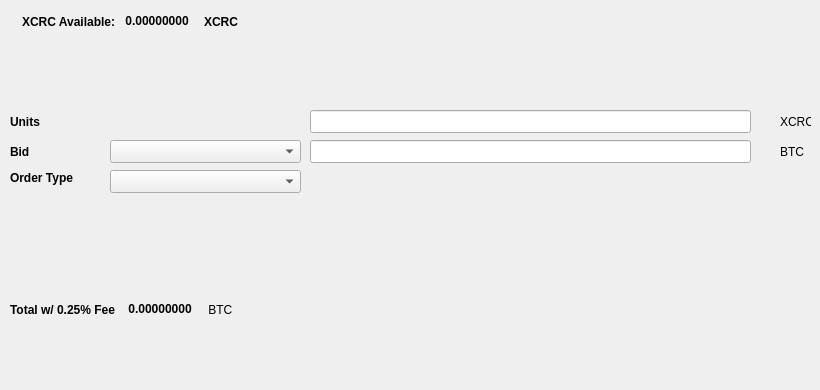
   <widget class="QWidget" name="SellTab">
    <attribute name="title">
     <string>Sell</string>
    </attribute>
    <widget class="QLabel" name="label_16">
     <property name="geometry">
      <rect>
       <x>780</x>
       <y>140</y>
       <width>31</width>
       <height>23</height>
      </rect>
     </property>
     <property name="text">
      <string>BTC</string>
     </property>
    </widget>
    <widget class="QComboBox" name="SellBidcomboBox">
     <property name="geometry">
      <rect>
       <x>110</x>
       <y>140</y>
       <width>191</width>
       <height>23</height>
      </rect>
     </property>
     <property name="font">
      <font>
       <pointsize>10</pointsize>
      </font>
     </property>
    </widget>
    <widget class="QLabel" name="label_18">
     <property name="geometry">
      <rect>
       <x>10</x>
       <y>110</y>
       <width>46</width>
       <height>23</height>
      </rect>
     </property>
     <property name="font">
      <font>
       <weight>75</weight>
       <bold>true</bold>
      </font>
     </property>
     <property name="text">
      <string>Units</string>
     </property>
    </widget>
    <widget class="QtMaterialFlatButton" name="Sell_Max_Amount" native="true">
     <property name="geometry">
      <rect>
       <x>110</x>
       <y>110</y>
       <width>191</width>
       <height>23</height>
      </rect>
     </property>
     <property name="font">
      <font>
       <pointsize>10</pointsize>
      </font>
     </property>
     <property name="text" stdset="0">
      <string>Max</string>
     </property>
    </widget>
    <widget class="QLabel" name="label_20">
     <property name="geometry">
      <rect>
       <x>10</x>
       <y>170</y>
       <width>91</width>
       <height>16</height>
      </rect>
     </property>
     <property name="font">
      <font>
       <weight>75</weight>
       <bold>true</bold>
      </font>
     </property>
     <property name="text">
      <string>Order Type</string>
     </property>
    </widget>
    <widget class="QComboBox" name="SellOrdertypeCombo">
     <property name="geometry">
      <rect>
       <x>110</x>
       <y>170</y>
       <width>191</width>
       <height>23</height>
      </rect>
     </property>
     <property name="font">
      <font>
       <pointsize>10</pointsize>
      </font>
     </property>
    </widget>
    <widget class="QLabel" name="label_21">
     <property name="geometry">
      <rect>
       <x>10</x>
       <y>140</y>
       <width>46</width>
       <height>23</height>
      </rect>
     </property>
     <property name="font">
      <font>
       <weight>75</weight>
       <bold>true</bold>
      </font>
     </property>
     <property name="text">
      <string>Bid</string>
     </property>
    </widget>
    <widget class="QLabel" name="label_22">
     <property name="geometry">
      <rect>
       <x>780</x>
       <y>110</y>
       <width>31</width>
       <height>23</height>
      </rect>
     </property>
     <property name="text">
      <string>XCRC</string>
     </property>
    </widget>
    <widget class="QLineEdit" name="UnitsInputXCRC">
     <property name="geometry">
      <rect>
       <x>310</x>
       <y>110</y>
       <width>441</width>
       <height>23</height>
      </rect>
     </property>
     <property name="font">
      <font>
       <pointsize>9</pointsize>
       <weight>75</weight>
       <bold>true</bold>
      </font>
     </property>
    </widget>
    <widget class="QLineEdit" name="SellBidPriceEdit">
     <property name="geometry">
      <rect>
       <x>310</x>
       <y>140</y>
       <width>441</width>
       <height>23</height>
      </rect>
     </property>
     <property name="font">
      <font>
       <pointsize>9</pointsize>
       <weight>75</weight>
       <bold>true</bold>
      </font>
     </property>
    </widget>
    <widget class="QtMaterialFlatButton" name="SellXCRCBTN" native="true">
     <property name="geometry">
      <rect>
       <x>30</x>
       <y>330</y>
       <width>131</width>
       <height>23</height>
      </rect>
     </property>
     <property name="text" stdset="0">
      <string>Sell XCRC</string>
     </property>
     <property name="icon" stdset="0">
      <iconset resource="../cryptocrowd.qrc">
       <normaloff>:/icons/bitcoin</normaloff>:/icons/bitcoin</iconset>
     </property>
    </widget>
    <widget class="QWidget" name="layoutWidget3">
     <property name="geometry">
      <rect>
       <x>22</x>
       <y>12</y>
       <width>258</width>
       <height>19</height>
      </rect>
     </property>
     <layout class="QHBoxLayout" name="horizontalLayout">
      <item>
       <widget class="QLabel" name="label232_2">
        <property name="font">
         <font>
          <weight>75</weight>
          <bold>true</bold>
         </font>
        </property>
        <property name="text">
         <string>XCRC Available:</string>
        </property>
       </widget>
      </item>
      <item>
       <widget class="QLabel" name="XCRCAvailableLabel">
        <property name="palette">
         <palette>
          <active>
           <colorrole role="WindowText">
            <brush brushstyle="SolidPattern">
             <color alpha="255">
              <red>0</red>
              <green>0</green>
              <blue>0</blue>
             </color>
            </brush>
           </colorrole>
           <colorrole role="Button">
            <brush brushstyle="SolidPattern">
             <color alpha="255">
              <red>0</red>
              <green>170</green>
              <blue>0</blue>
             </color>
            </brush>
           </colorrole>
           <colorrole role="Light">
            <brush brushstyle="SolidPattern">
             <color alpha="255">
              <red>0</red>
              <green>255</green>
              <blue>0</blue>
             </color>
            </brush>
           </colorrole>
           <colorrole role="Midlight">
            <brush brushstyle="SolidPattern">
             <color alpha="255">
              <red>0</red>
              <green>212</green>
              <blue>0</blue>
             </color>
            </brush>
           </colorrole>
           <colorrole role="Dark">
            <brush brushstyle="SolidPattern">
             <color alpha="255">
              <red>0</red>
              <green>85</green>
              <blue>0</blue>
             </color>
            </brush>
           </colorrole>
           <colorrole role="Mid">
            <brush brushstyle="SolidPattern">
             <color alpha="255">
              <red>0</red>
              <green>113</green>
              <blue>0</blue>
             </color>
            </brush>
           </colorrole>
           <colorrole role="Text">
            <brush brushstyle="SolidPattern">
             <color alpha="255">
              <red>0</red>
              <green>170</green>
              <blue>0</blue>
             </color>
            </brush>
           </colorrole>
           <colorrole role="BrightText">
            <brush brushstyle="SolidPattern">
             <color alpha="255">
              <red>255</red>
              <green>255</green>
              <blue>255</blue>
             </color>
            </brush>
           </colorrole>
           <colorrole role="ButtonText">
            <brush brushstyle="SolidPattern">
             <color alpha="255">
              <red>0</red>
              <green>0</green>
              <blue>0</blue>
             </color>
            </brush>
           </colorrole>
           <colorrole role="Base">
            <brush brushstyle="SolidPattern">
             <color alpha="255">
              <red>255</red>
              <green>255</green>
              <blue>255</blue>
             </color>
            </brush>
           </colorrole>
           <colorrole role="Window">
            <brush brushstyle="SolidPattern">
             <color alpha="255">
              <red>0</red>
              <green>170</green>
              <blue>0</blue>
             </color>
            </brush>
           </colorrole>
           <colorrole role="Shadow">
            <brush brushstyle="SolidPattern">
             <color alpha="255">
              <red>0</red>
              <green>0</green>
              <blue>0</blue>
             </color>
            </brush>
           </colorrole>
           <colorrole role="AlternateBase">
            <brush brushstyle="SolidPattern">
             <color alpha="255">
              <red>127</red>
              <green>212</green>
              <blue>127</blue>
             </color>
            </brush>
           </colorrole>
           <colorrole role="ToolTipBase">
            <brush brushstyle="SolidPattern">
             <color alpha="255">
              <red>255</red>
              <green>255</green>
              <blue>220</blue>
             </color>
            </brush>
           </colorrole>
           <colorrole role="ToolTipText">
            <brush brushstyle="SolidPattern">
             <color alpha="255">
              <red>0</red>
              <green>0</green>
              <blue>0</blue>
             </color>
            </brush>
           </colorrole>
          </active>
          <inactive>
           <colorrole role="WindowText">
            <brush brushstyle="SolidPattern">
             <color alpha="255">
              <red>0</red>
              <green>0</green>
              <blue>0</blue>
             </color>
            </brush>
           </colorrole>
           <colorrole role="Button">
            <brush brushstyle="SolidPattern">
             <color alpha="255">
              <red>0</red>
              <green>170</green>
              <blue>0</blue>
             </color>
            </brush>
           </colorrole>
           <colorrole role="Light">
            <brush brushstyle="SolidPattern">
             <color alpha="255">
              <red>0</red>
              <green>255</green>
              <blue>0</blue>
             </color>
            </brush>
           </colorrole>
           <colorrole role="Midlight">
            <brush brushstyle="SolidPattern">
             <color alpha="255">
              <red>0</red>
              <green>212</green>
              <blue>0</blue>
             </color>
            </brush>
           </colorrole>
           <colorrole role="Dark">
            <brush brushstyle="SolidPattern">
             <color alpha="255">
              <red>0</red>
              <green>85</green>
              <blue>0</blue>
             </color>
            </brush>
           </colorrole>
           <colorrole role="Mid">
            <brush brushstyle="SolidPattern">
             <color alpha="255">
              <red>0</red>
              <green>113</green>
              <blue>0</blue>
             </color>
            </brush>
           </colorrole>
           <colorrole role="Text">
            <brush brushstyle="SolidPattern">
             <color alpha="255">
              <red>0</red>
              <green>170</green>
              <blue>0</blue>
             </color>
            </brush>
           </colorrole>
           <colorrole role="BrightText">
            <brush brushstyle="SolidPattern">
             <color alpha="255">
              <red>255</red>
              <green>255</green>
              <blue>255</blue>
             </color>
            </brush>
           </colorrole>
           <colorrole role="ButtonText">
            <brush brushstyle="SolidPattern">
             <color alpha="255">
              <red>0</red>
              <green>0</green>
              <blue>0</blue>
             </color>
            </brush>
           </colorrole>
           <colorrole role="Base">
            <brush brushstyle="SolidPattern">
             <color alpha="255">
              <red>255</red>
              <green>255</green>
              <blue>255</blue>
             </color>
            </brush>
           </colorrole>
           <colorrole role="Window">
            <brush brushstyle="SolidPattern">
             <color alpha="255">
              <red>0</red>
              <green>170</green>
              <blue>0</blue>
             </color>
            </brush>
           </colorrole>
           <colorrole role="Shadow">
            <brush brushstyle="SolidPattern">
             <color alpha="255">
              <red>0</red>
              <green>0</green>
              <blue>0</blue>
             </color>
            </brush>
           </colorrole>
           <colorrole role="AlternateBase">
            <brush brushstyle="SolidPattern">
             <color alpha="255">
              <red>127</red>
              <green>212</green>
              <blue>127</blue>
             </color>
            </brush>
           </colorrole>
           <colorrole role="ToolTipBase">
            <brush brushstyle="SolidPattern">
             <color alpha="255">
              <red>255</red>
              <green>255</green>
              <blue>220</blue>
             </color>
            </brush>
           </colorrole>
           <colorrole role="ToolTipText">
            <brush brushstyle="SolidPattern">
             <color alpha="255">
              <red>0</red>
              <green>0</green>
              <blue>0</blue>
             </color>
            </brush>
           </colorrole>
          </inactive>
          <disabled>
           <colorrole role="WindowText">
            <brush brushstyle="SolidPattern">
             <color alpha="255">
              <red>0</red>
              <green>85</green>
              <blue>0</blue>
             </color>
            </brush>
           </colorrole>
           <colorrole role="Button">
            <brush brushstyle="SolidPattern">
             <color alpha="255">
              <red>0</red>
              <green>170</green>
              <blue>0</blue>
             </color>
            </brush>
           </colorrole>
           <colorrole role="Light">
            <brush brushstyle="SolidPattern">
             <color alpha="255">
              <red>0</red>
              <green>255</green>
              <blue>0</blue>
             </color>
            </brush>
           </colorrole>
           <colorrole role="Midlight">
            <brush brushstyle="SolidPattern">
             <color alpha="255">
              <red>0</red>
              <green>212</green>
              <blue>0</blue>
             </color>
            </brush>
           </colorrole>
           <colorrole role="Dark">
            <brush brushstyle="SolidPattern">
             <color alpha="255">
              <red>0</red>
              <green>85</green>
              <blue>0</blue>
             </color>
            </brush>
           </colorrole>
           <colorrole role="Mid">
            <brush brushstyle="SolidPattern">
             <color alpha="255">
              <red>0</red>
              <green>113</green>
              <blue>0</blue>
             </color>
            </brush>
           </colorrole>
           <colorrole role="Text">
            <brush brushstyle="SolidPattern">
             <color alpha="255">
              <red>0</red>
              <green>85</green>
              <blue>0</blue>
             </color>
            </brush>
           </colorrole>
           <colorrole role="BrightText">
            <brush brushstyle="SolidPattern">
             <color alpha="255">
              <red>255</red>
              <green>255</green>
              <blue>255</blue>
             </color>
            </brush>
           </colorrole>
           <colorrole role="ButtonText">
            <brush brushstyle="SolidPattern">
             <color alpha="255">
              <red>0</red>
              <green>85</green>
              <blue>0</blue>
             </color>
            </brush>
           </colorrole>
           <colorrole role="Base">
            <brush brushstyle="SolidPattern">
             <color alpha="255">
              <red>0</red>
              <green>170</green>
              <blue>0</blue>
             </color>
            </brush>
           </colorrole>
           <colorrole role="Window">
            <brush brushstyle="SolidPattern">
             <color alpha="255">
              <red>0</red>
              <green>170</green>
              <blue>0</blue>
             </color>
            </brush>
           </colorrole>
           <colorrole role="Shadow">
            <brush brushstyle="SolidPattern">
             <color alpha="255">
              <red>0</red>
              <green>0</green>
              <blue>0</blue>
             </color>
            </brush>
           </colorrole>
           <colorrole role="AlternateBase">
            <brush brushstyle="SolidPattern">
             <color alpha="255">
              <red>0</red>
              <green>170</green>
              <blue>0</blue>
             </color>
            </brush>
           </colorrole>
           <colorrole role="ToolTipBase">
            <brush brushstyle="SolidPattern">
             <color alpha="255">
              <red>255</red>
              <green>255</green>
              <blue>220</blue>
             </color>
            </brush>
           </colorrole>
           <colorrole role="ToolTipText">
            <brush brushstyle="SolidPattern">
             <color alpha="255">
              <red>0</red>
              <green>0</green>
              <blue>0</blue>
             </color>
            </brush>
           </colorrole>
          </disabled>
         </palette>
        </property>
        <property name="font">
         <font>
          <weight>75</weight>
          <bold>true</bold>
         </font>
        </property>
        <property name="text">
         <string> 0.00000000 </string>
        </property>
        <property name="textInteractionFlags">
         <set>Qt::LinksAccessibleByMouse|Qt::TextSelectableByKeyboard|Qt::TextSelectableByMouse</set>
        </property>
       </widget>
      </item>
      <item>
       <widget class="QLabel" name="labelXCRC">
        <property name="font">
         <font>
          <weight>75</weight>
          <bold>true</bold>
         </font>
        </property>
        <property name="text">
         <string>XCRC</string>
        </property>
       </widget>
      </item>
     </layout>
    </widget>
    <widget class="QWidget" name="layoutWidget">
     <property name="geometry">
      <rect>
       <x>10</x>
       <y>300</y>
       <width>268</width>
       <height>19</height>
      </rect>
     </property>
     <layout class="QHBoxLayout" name="horizontalLayout_2">
      <item>
       <widget class="QLabel" name="label_19">
        <property name="font">
         <font>
          <weight>75</weight>
          <bold>true</bold>
         </font>
        </property>
        <property name="text">
         <string>Total w/ 0.25% Fee </string>
        </property>
       </widget>
      </item>
      <item>
       <widget class="QLabel" name="SellCostLabel">
        <property name="palette">
         <palette>
          <active>
           <colorrole role="WindowText">
            <brush brushstyle="SolidPattern">
             <color alpha="255">
              <red>0</red>
              <green>0</green>
              <blue>0</blue>
             </color>
            </brush>
           </colorrole>
           <colorrole role="Button">
            <brush brushstyle="SolidPattern">
             <color alpha="255">
              <red>0</red>
              <green>170</green>
              <blue>0</blue>
             </color>
            </brush>
           </colorrole>
           <colorrole role="Light">
            <brush brushstyle="SolidPattern">
             <color alpha="255">
              <red>0</red>
              <green>255</green>
              <blue>0</blue>
             </color>
            </brush>
           </colorrole>
           <colorrole role="Midlight">
            <brush brushstyle="SolidPattern">
             <color alpha="255">
              <red>0</red>
              <green>212</green>
              <blue>0</blue>
             </color>
            </brush>
           </colorrole>
           <colorrole role="Dark">
            <brush brushstyle="SolidPattern">
             <color alpha="255">
              <red>0</red>
              <green>85</green>
              <blue>0</blue>
             </color>
            </brush>
           </colorrole>
           <colorrole role="Mid">
            <brush brushstyle="SolidPattern">
             <color alpha="255">
              <red>0</red>
              <green>113</green>
              <blue>0</blue>
             </color>
            </brush>
           </colorrole>
           <colorrole role="Text">
            <brush brushstyle="SolidPattern">
             <color alpha="255">
              <red>0</red>
              <green>170</green>
              <blue>0</blue>
             </color>
            </brush>
           </colorrole>
           <colorrole role="BrightText">
            <brush brushstyle="SolidPattern">
             <color alpha="255">
              <red>255</red>
              <green>255</green>
              <blue>255</blue>
             </color>
            </brush>
           </colorrole>
           <colorrole role="ButtonText">
            <brush brushstyle="SolidPattern">
             <color alpha="255">
              <red>0</red>
              <green>0</green>
              <blue>0</blue>
             </color>
            </brush>
           </colorrole>
           <colorrole role="Base">
            <brush brushstyle="SolidPattern">
             <color alpha="255">
              <red>255</red>
              <green>255</green>
              <blue>255</blue>
             </color>
            </brush>
           </colorrole>
           <colorrole role="Window">
            <brush brushstyle="SolidPattern">
             <color alpha="255">
              <red>0</red>
              <green>170</green>
              <blue>0</blue>
             </color>
            </brush>
           </colorrole>
           <colorrole role="Shadow">
            <brush brushstyle="SolidPattern">
             <color alpha="255">
              <red>0</red>
              <green>0</green>
              <blue>0</blue>
             </color>
            </brush>
           </colorrole>
           <colorrole role="AlternateBase">
            <brush brushstyle="SolidPattern">
             <color alpha="255">
              <red>127</red>
              <green>212</green>
              <blue>127</blue>
             </color>
            </brush>
           </colorrole>
           <colorrole role="ToolTipBase">
            <brush brushstyle="SolidPattern">
             <color alpha="255">
              <red>255</red>
              <green>255</green>
              <blue>220</blue>
             </color>
            </brush>
           </colorrole>
           <colorrole role="ToolTipText">
            <brush brushstyle="SolidPattern">
             <color alpha="255">
              <red>0</red>
              <green>0</green>
              <blue>0</blue>
             </color>
            </brush>
           </colorrole>
          </active>
          <inactive>
           <colorrole role="WindowText">
            <brush brushstyle="SolidPattern">
             <color alpha="255">
              <red>0</red>
              <green>0</green>
              <blue>0</blue>
             </color>
            </brush>
           </colorrole>
           <colorrole role="Button">
            <brush brushstyle="SolidPattern">
             <color alpha="255">
              <red>0</red>
              <green>170</green>
              <blue>0</blue>
             </color>
            </brush>
           </colorrole>
           <colorrole role="Light">
            <brush brushstyle="SolidPattern">
             <color alpha="255">
              <red>0</red>
              <green>255</green>
              <blue>0</blue>
             </color>
            </brush>
           </colorrole>
           <colorrole role="Midlight">
            <brush brushstyle="SolidPattern">
             <color alpha="255">
              <red>0</red>
              <green>212</green>
              <blue>0</blue>
             </color>
            </brush>
           </colorrole>
           <colorrole role="Dark">
            <brush brushstyle="SolidPattern">
             <color alpha="255">
              <red>0</red>
              <green>85</green>
              <blue>0</blue>
             </color>
            </brush>
           </colorrole>
           <colorrole role="Mid">
            <brush brushstyle="SolidPattern">
             <color alpha="255">
              <red>0</red>
              <green>113</green>
              <blue>0</blue>
             </color>
            </brush>
           </colorrole>
           <colorrole role="Text">
            <brush brushstyle="SolidPattern">
             <color alpha="255">
              <red>0</red>
              <green>170</green>
              <blue>0</blue>
             </color>
            </brush>
           </colorrole>
           <colorrole role="BrightText">
            <brush brushstyle="SolidPattern">
             <color alpha="255">
              <red>255</red>
              <green>255</green>
              <blue>255</blue>
             </color>
            </brush>
           </colorrole>
           <colorrole role="ButtonText">
            <brush brushstyle="SolidPattern">
             <color alpha="255">
              <red>0</red>
              <green>0</green>
              <blue>0</blue>
             </color>
            </brush>
           </colorrole>
           <colorrole role="Base">
            <brush brushstyle="SolidPattern">
             <color alpha="255">
              <red>255</red>
              <green>255</green>
              <blue>255</blue>
             </color>
            </brush>
           </colorrole>
           <colorrole role="Window">
            <brush brushstyle="SolidPattern">
             <color alpha="255">
              <red>0</red>
              <green>170</green>
              <blue>0</blue>
             </color>
            </brush>
           </colorrole>
           <colorrole role="Shadow">
            <brush brushstyle="SolidPattern">
             <color alpha="255">
              <red>0</red>
              <green>0</green>
              <blue>0</blue>
             </color>
            </brush>
           </colorrole>
           <colorrole role="AlternateBase">
            <brush brushstyle="SolidPattern">
             <color alpha="255">
              <red>127</red>
              <green>212</green>
              <blue>127</blue>
             </color>
            </brush>
           </colorrole>
           <colorrole role="ToolTipBase">
            <brush brushstyle="SolidPattern">
             <color alpha="255">
              <red>255</red>
              <green>255</green>
              <blue>220</blue>
             </color>
            </brush>
           </colorrole>
           <colorrole role="ToolTipText">
            <brush brushstyle="SolidPattern">
             <color alpha="255">
              <red>0</red>
              <green>0</green>
              <blue>0</blue>
             </color>
            </brush>
           </colorrole>
          </inactive>
          <disabled>
           <colorrole role="WindowText">
            <brush brushstyle="SolidPattern">
             <color alpha="255">
              <red>0</red>
              <green>85</green>
              <blue>0</blue>
             </color>
            </brush>
           </colorrole>
           <colorrole role="Button">
            <brush brushstyle="SolidPattern">
             <color alpha="255">
              <red>0</red>
              <green>170</green>
              <blue>0</blue>
             </color>
            </brush>
           </colorrole>
           <colorrole role="Light">
            <brush brushstyle="SolidPattern">
             <color alpha="255">
              <red>0</red>
              <green>255</green>
              <blue>0</blue>
             </color>
            </brush>
           </colorrole>
           <colorrole role="Midlight">
            <brush brushstyle="SolidPattern">
             <color alpha="255">
              <red>0</red>
              <green>212</green>
              <blue>0</blue>
             </color>
            </brush>
           </colorrole>
           <colorrole role="Dark">
            <brush brushstyle="SolidPattern">
             <color alpha="255">
              <red>0</red>
              <green>85</green>
              <blue>0</blue>
             </color>
            </brush>
           </colorrole>
           <colorrole role="Mid">
            <brush brushstyle="SolidPattern">
             <color alpha="255">
              <red>0</red>
              <green>113</green>
              <blue>0</blue>
             </color>
            </brush>
           </colorrole>
           <colorrole role="Text">
            <brush brushstyle="SolidPattern">
             <color alpha="255">
              <red>0</red>
              <green>85</green>
              <blue>0</blue>
             </color>
            </brush>
           </colorrole>
           <colorrole role="BrightText">
            <brush brushstyle="SolidPattern">
             <color alpha="255">
              <red>255</red>
              <green>255</green>
              <blue>255</blue>
             </color>
            </brush>
           </colorrole>
           <colorrole role="ButtonText">
            <brush brushstyle="SolidPattern">
             <color alpha="255">
              <red>0</red>
              <green>85</green>
              <blue>0</blue>
             </color>
            </brush>
           </colorrole>
           <colorrole role="Base">
            <brush brushstyle="SolidPattern">
             <color alpha="255">
              <red>0</red>
              <green>170</green>
              <blue>0</blue>
             </color>
            </brush>
           </colorrole>
           <colorrole role="Window">
            <brush brushstyle="SolidPattern">
             <color alpha="255">
              <red>0</red>
              <green>170</green>
              <blue>0</blue>
             </color>
            </brush>
           </colorrole>
           <colorrole role="Shadow">
            <brush brushstyle="SolidPattern">
             <color alpha="255">
              <red>0</red>
              <green>0</green>
              <blue>0</blue>
             </color>
            </brush>
           </colorrole>
           <colorrole role="AlternateBase">
            <brush brushstyle="SolidPattern">
             <color alpha="255">
              <red>0</red>
              <green>170</green>
              <blue>0</blue>
             </color>
            </brush>
           </colorrole>
           <colorrole role="ToolTipBase">
            <brush brushstyle="SolidPattern">
             <color alpha="255">
              <red>255</red>
              <green>255</green>
              <blue>220</blue>
             </color>
            </brush>
           </colorrole>
           <colorrole role="ToolTipText">
            <brush brushstyle="SolidPattern">
             <color alpha="255">
              <red>0</red>
              <green>0</green>
              <blue>0</blue>
             </color>
            </brush>
           </colorrole>
          </disabled>
         </palette>
        </property>
        <property name="font">
         <font>
          <weight>75</weight>
          <bold>true</bold>
         </font>
        </property>
        <property name="autoFillBackground">
         <bool>false</bool>
        </property>
        <property name="text">
         <string> 0.00000000</string>
        </property>
        <property name="textInteractionFlags">
         <set>Qt::LinksAccessibleByMouse|Qt::TextSelectableByMouse</set>
        </property>
       </widget>
      </item>
      <item>
       <widget class="QLabel" name="label_17">
        <property name="font">
         <font>
          <weight>50</weight>
          <bold>false</bold>
         </font>
        </property>
        <property name="text">
         <string> BTC</string>
        </property>
       </widget>
      </item>
     </layout>
    </widget>
    <widget class="QLabel" name="label_23">
     <property name="geometry">
      <rect>
       <x>460</x>
       <y>300</y>
       <width>281</width>
       <height>81</height>
      </rect>
     </property>
     <property name="text">
      <string/>
     </property>
     <property name="pixmap">
      <pixmap>:/images/bittrex</pixmap>
     </property>
    </widget>
   </widget>
